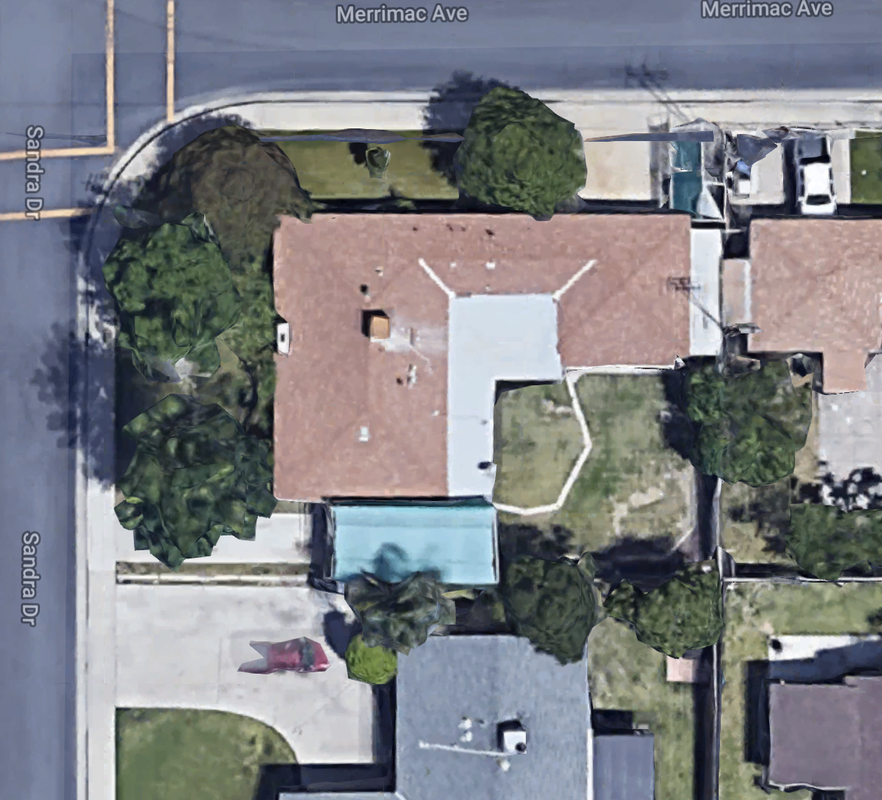
#> input picture segmentation/sample_images/image3.png, 882 x 800 px, shrunk from 1258 x 1140 before the run
$ python segmentation.py   (older library calls are emulated)
#> lines starting #> are read from the running program, lines starting #| are printed output that depends on the picture; after the words box and inside, x2 and y2 are one past the last pixel; in counts of white or black regions, pixels touching at a corner belong together; long printed decimals are rounded
import numpy as np
import cv2 as cv
from matplotlib import pyplot as plt


def create_segmentation(img):
	gray = cv.cvtColor(img,cv.COLOR_BGR2GRAY)
	ret, thresh = cv.threshold(gray,0,255,cv.THRESH_BINARY_INV + cv.THRESH_OTSU) #+cv.THRESH_OTSU

	# noise removal
	kernel = np.ones((3,3),np.uint8)
	opening = cv.morphologyEx(thresh,cv.MORPH_OPEN,kernel, iterations = 1)

	# sure background area
	sure_bg = cv.dilate(opening,kernel,iterations=7)

	# Finding sure foreground area
	dist_transform = cv.distanceTransform(opening,cv.DIST_L2,5)
	ret, sure_fg = cv.threshold(dist_transform,0.05*dist_transform.max(),255,0)

	# Finding unknown region
	sure_fg = np.uint8(sure_fg)
	unknown = cv.subtract(sure_bg,sure_fg)

	# inverse the pixel values
	unknown2 = 255 - unknown

	return(unknown2)


def create_contours(img, segmented_img):

	_, contours, _ = cv.findContours(segmented_img, cv.RETR_EXTERNAL, cv.CHAIN_APPROX_SIMPLE)

	for cont in contours:

	    # epsilon is the maximum distance between the contour and the approximated contour
	    # epsilon = error_rate * actual_arc_length

	    epsilon = 0.01 * cv.arcLength(cont, True)

	    # use approxPolyDP to approximate the polygon
	    approx = cv.approxPolyDP(cont, epsilon, True)

	    # img2 = cv.drawContours(img2, [approx], 0, (0,0,255), 3)

	    centre = (img.shape[0]/2, img.shape[1]/2)

	valid_contours = []

	for cont in contours:

	    dist = cv.pointPolygonTest(cont,centre,False)
	    if  dist != -1:
	        valid_contours += [cont]

	print("{} contour(s) found".format(len(valid_contours)))

	return(valid_contours)


def calc_surface(img, contours):

	if bool(contours) is False:
		raise ValueError("No contours")

	if len(contours) > 1:
		raise ValueError("More than one contours passed")

	surface = cv.contourArea(contours[0])

	surface = surface / (img.shape[0] * img.shape[1])

	return(surface)


def predict(img):

	val = create_segmentation(img)

	val = create_contours(img, val)

	val = calc_surface(img, val)

	return(val)


if __name__ == "__main__":

	path = "./sample_images/image3.png"

	img = cv.imread(path)
#> img is the input picture: shape (800, 882, 3); mean B, G, R 131.7, 127.3, 125.4

	print(predict(img))
#> in create_segmentation, `gray = cv.cvtColor(img,cv.COLOR_BGR2GRAY)`:
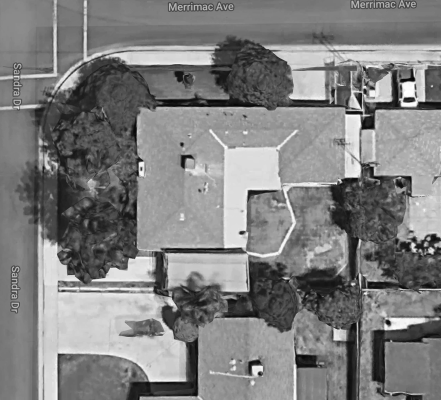
#> gray: shape (800, 882) (shown at 1/2 size); min 0, max 255, mean 127.2
#> in create_segmentation, `ret, thresh = cv.threshold(gray,0,255,cv.THRESH_BINARY_INV + cv.THRESH..`:
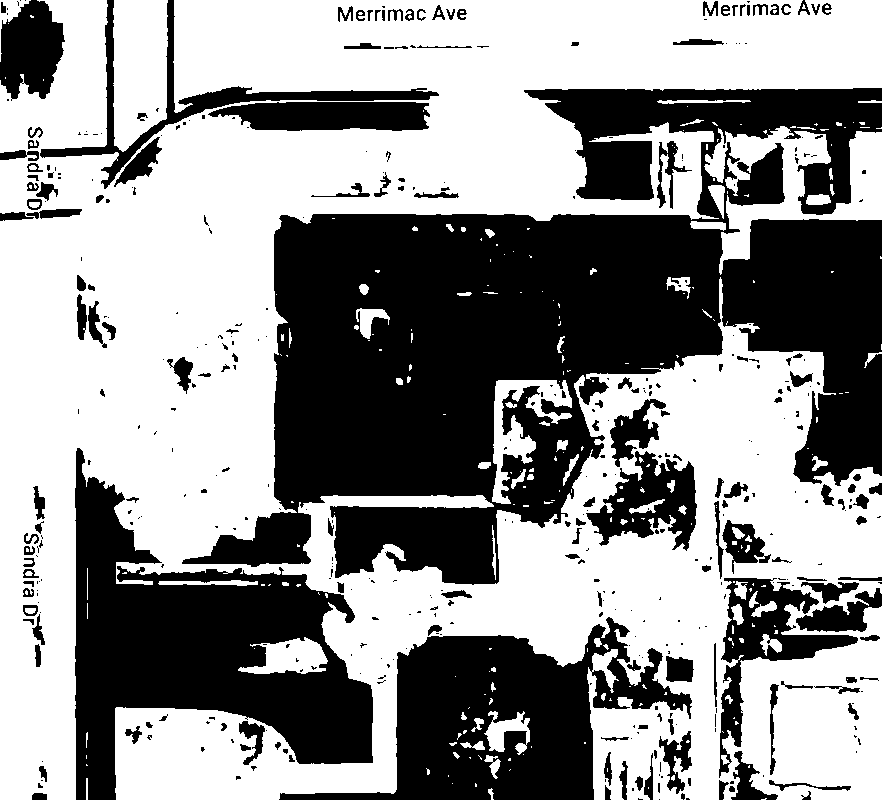
#> thresh: shape (800, 882); 57.2% white; 438 black regions (268 under 20 px), largest, box (x1, y1, x2, y2) and area: (182, 88, 882, 585) 170261, (75, 448, 373, 800) 47027, (279, 617, 692, 800) 32993
#> in create_segmentation, `ret, thresh = cv.threshold(gray,0,255,cv.THRESH_BINARY_INV + cv.THRESH..`: ret = 133
#> in create_segmentation, `dist_transform = cv.distanceTransform(opening,cv.DIST_L2,5)`:
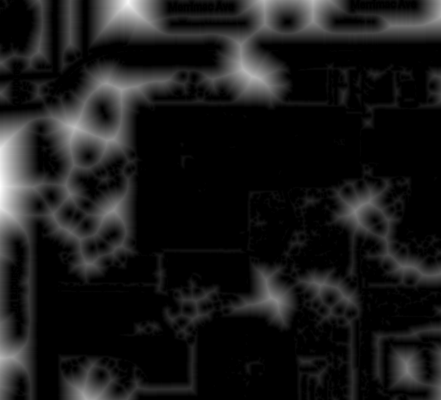
#> dist_transform: shape (800, 882) float32 (shown at 1/2 size); min 0, max 85.09, mean 8.5; drawn with min black and max white
#> in create_segmentation, `ret, sure_fg = cv.threshold(dist_transform,0.05*dist_transform.max(),2..`:
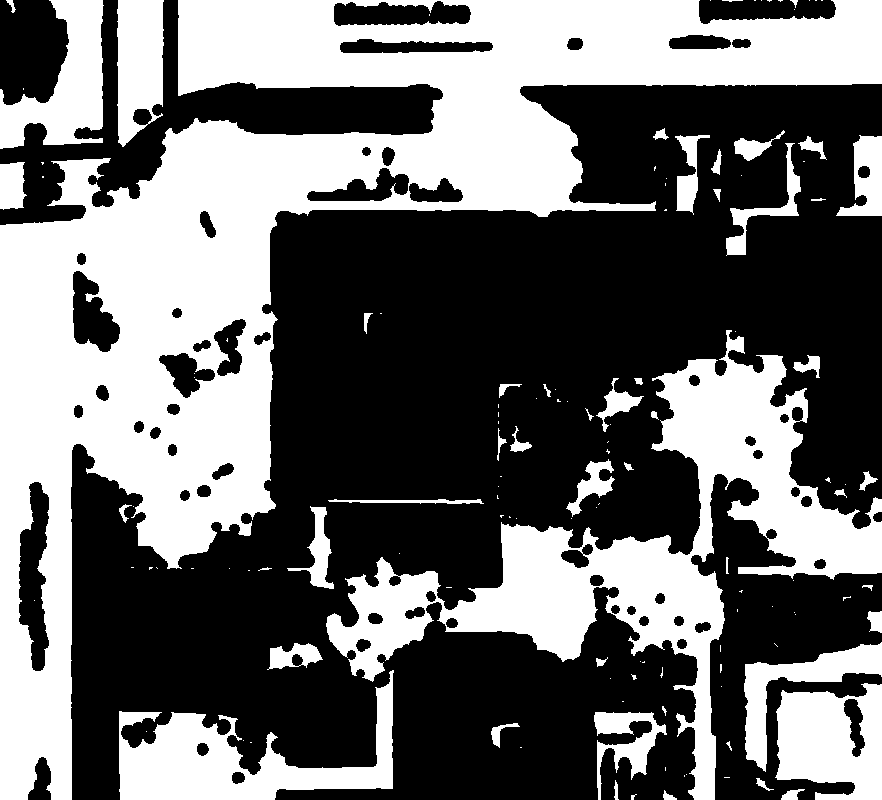
#> sure_fg: shape (800, 882) float32; 42.2% white; 132 white regions (81 under 20 px), largest, box (x1, y1, x2, y2) and area: (0, 0, 882, 800) 183379, (326, 330, 882, 800) 55939, (119, 670, 394, 800) 14242
#> in create_segmentation, `ret, sure_fg = cv.threshold(dist_transform,0.05*dist_transform.max(),2..`: ret = 4.25
#> in create_segmentation, `unknown = cv.subtract(sure_bg,sure_fg)`:
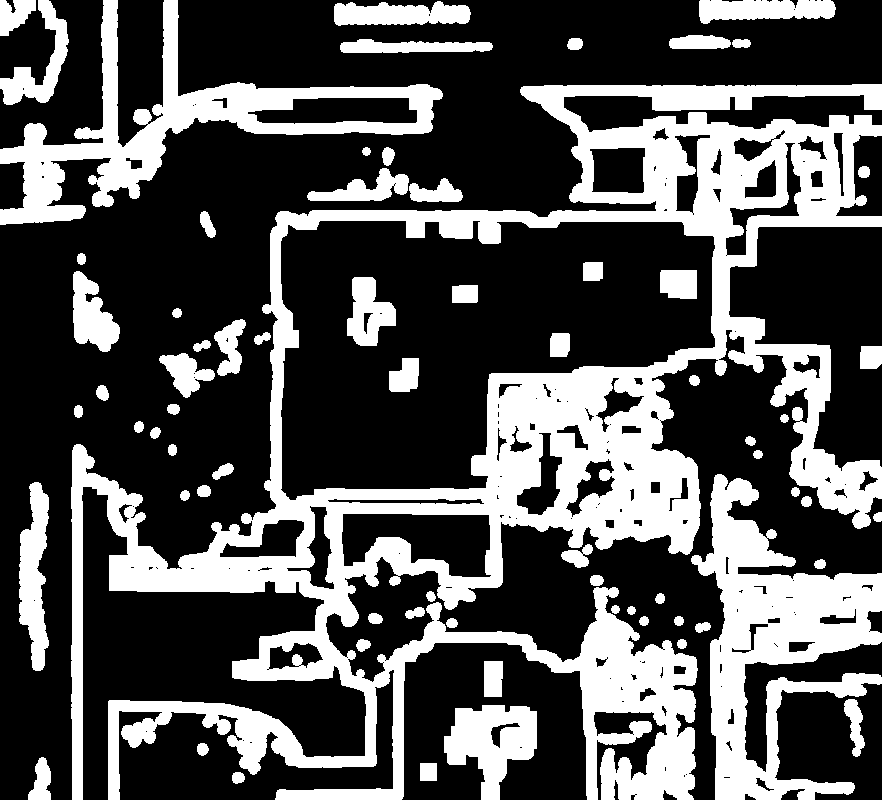
#> unknown: shape (800, 882); 32.1% white; 70 white regions, largest, box (x1, y1, x2, y2) and area: (71, 84, 882, 800) 139320, (691, 474, 882, 800) 26171, (0, 0, 443, 225) 21130
#> in create_contours, `_, contours, _ = cv.findContours(segmented_img, cv.RETR_EXTERNAL, cv.C..`: contours = 165 contours, 92 with area under 20; largest, box (x1, y1, x2, y2) and area: (0, 0, 882, 800) 198812, (281, 221, 715, 500) 83427, (326, 330, 882, 800) 56781, (82, 487, 366, 800) 32575, (729, 227, 882, 471) 21544
#> the loop in create_contours, `for cont in contours:` made 165 passes
#> epsilon on passes 1 to 3: 0.277, 0.182, 0.393
#> the loop in create_contours, `for cont in contours: ` made 165 passes
#> dist on passes 1, 2, 3, 4, 5, 6, 13, 16: -1, -1, -1, -1, -1, -1, -1, -1
#| 1 contour(s) found
#> in predict, `val = create_contours(img, val)`: val = 1 contour; box (x1, y1, x2, y2) and area: (281, 221, 715, 500) 83427
#> in calc_surface, `surface = cv.contourArea(contours[0])`: surface = 83427
#> in calc_surface, `surface = surface / (img.shape[0] * img.shape[1])`: surface = 0.118
#| 0.1182

$ run again, with segmentation/sample_images/image1.png copied over segmentation/sample_images/image3.png
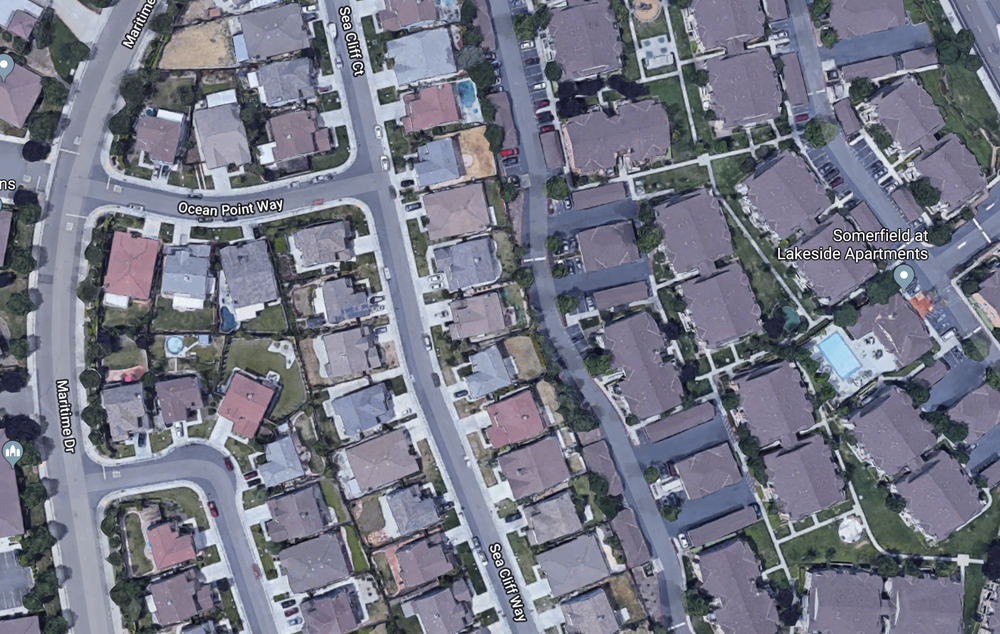
#> input picture segmentation/sample_images/image1.png, 1000 x 634 px, shrunk from 1874 x 1188 before the run
#> img is the input picture: shape (634, 1000, 3); mean B, G, R 132.6, 118.6, 115.9
#> in create_segmentation, `ret, thresh = cv.threshold(gray,0,255,cv.THRESH_BINARY_INV + cv.THRESH..`:
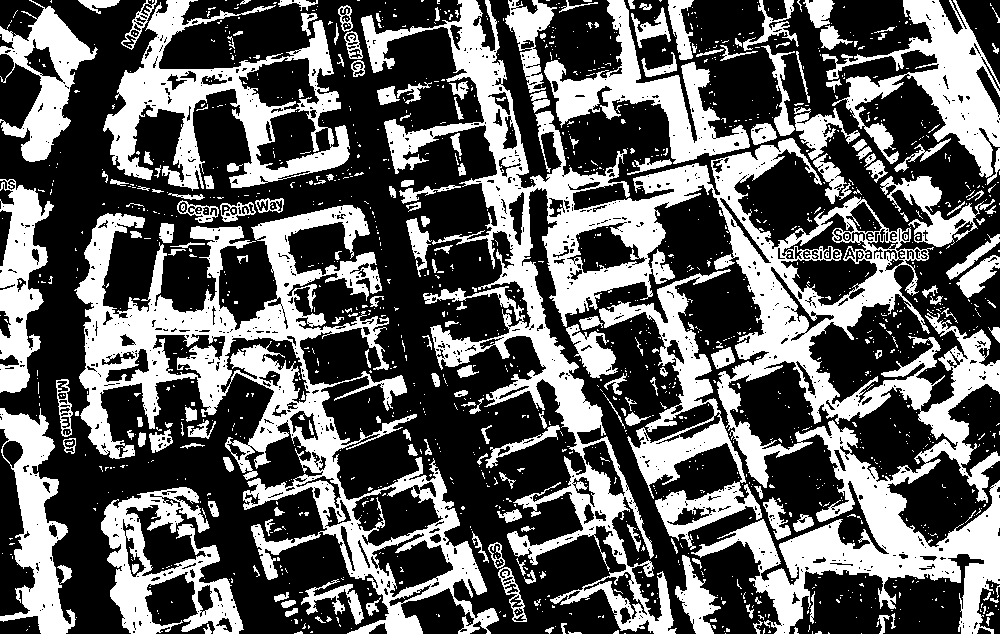
#> thresh: shape (634, 1000); 37.6% white; 1494 white regions (1284 under 20 px), largest, box (x1, y1, x2, y2) and area: (361, 0, 1000, 634) 84285, (74, 205, 499, 634) 42281, (103, 0, 350, 191) 15381
#> in create_segmentation, `ret, thresh = cv.threshold(gray,0,255,cv.THRESH_BINARY_INV + cv.THRESH..`: ret = 110
#> opening: shape (634, 1000); 33.5% white; 558 white regions (243 under 20 px), largest, box (x1, y1, x2, y2) and area: (77, 205, 369, 459) 19506, (755, 421, 1000, 634) 16427, (713, 138, 932, 423) 14534
#> sure_bg: shape (634, 1000); 75.7% white; 144 black regions (41 under 20 px), largest, box (x1, y1, x2, y2) and area: (208, 48, 608, 634) 24431, (0, 0, 189, 416) 16767, (49, 384, 290, 634) 14886
#> in create_segmentation, `ret, sure_fg = cv.threshold(dist_transform,0.05*dist_transform.max(),2..`: ret = 0.879
#> in create_segmentation, `unknown = cv.subtract(sure_bg,sure_fg)`:
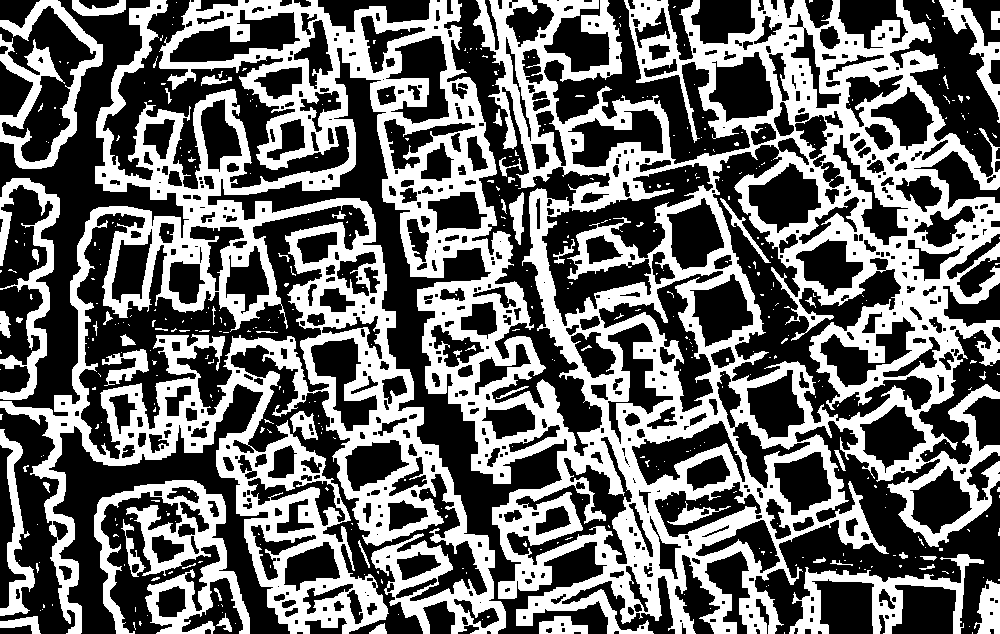
#> unknown: shape (634, 1000); 42.1% white; 464 white regions (404 under 20 px), largest, box (x1, y1, x2, y2) and area: (0, 0, 1000, 634) 231927, (94, 480, 250, 634) 8796, (0, 0, 103, 169) 5043
#> unknown2: shape (634, 1000); 57.9% white; 464 black regions (404 under 20 px)
#> contours = 697 contours, 357 with area under 20; largest, box (x1, y1, x2, y2) and area: (208, 48, 608, 634) 22898, (77, 205, 369, 459) 19641, (0, 0, 189, 416) 15916, (755, 421, 1000, 634) 15824, (49, 384, 290, 634) 14123
#> the loop in create_contours, `for cont in contours:` made 697 passes
#> epsilon on passes 3 to 5: 0.0941, 0.114, 0.0941
#> the loop in create_contours, `for cont in contours: ` made 697 passes
#> dist on passes 3, 4, 5, 6, 8, 10, 11, 13: -1, -1, -1, -1, -1, -1, -1, -1
#| 1 contour(s) found
#> in predict, `val = create_contours(img, val)`: val = 1 contour; box (x1, y1, x2, y2) and area: (248, 478, 345, 526) 1144
#> in calc_surface, `surface = cv.contourArea(contours[0])`: surface = 1143.5
#> in calc_surface, `surface = surface / (img.shape[0] * img.shape[1])`: surface = 0.0018
#| 0.001804
